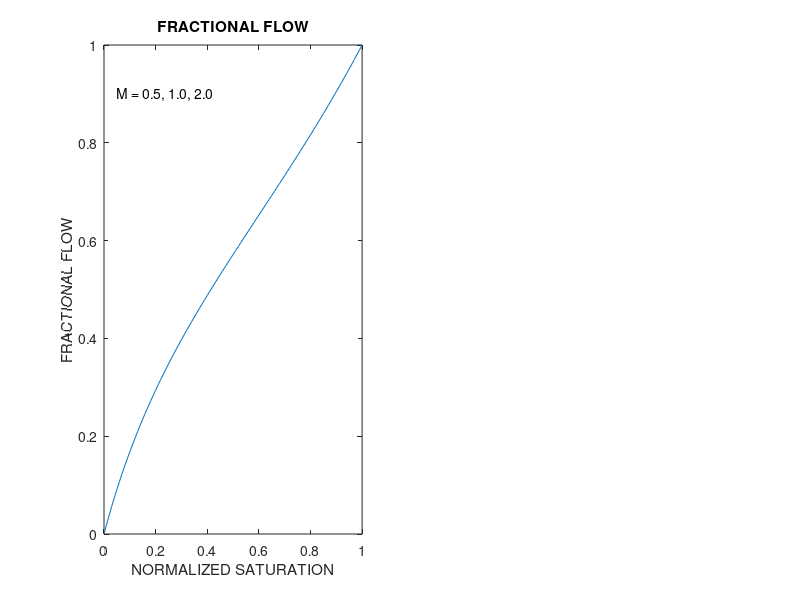

The MATLAB script that drew this image: (Note: this script raises an error after producing the figure.)
 clear all
clear all
clf reset
M= [2];
S=[0:0.01:1.0]';
n=1.5;
f=zeros(length(S),length(M));
dfds=f;
for i=1:length(M)
  f(:,i)=1 ./(1+((1-S(:).^M)./(S(:)+eps))./(M(i)+eps));
  dfds(:,i)=f(:,i).^2 ./(M(i).*(S(:)+eps).^2);
end
subplot(121), plot(S,f)
title('FRACTIONAL FLOW')
xlabel('NORMALIZED SATURATION')
ylabel('FRACTIONAL FLOW')
text(0.05,0.90,'M = 0.5, 1.0, 2.0')
gtext('0.5')
gtext('1.0')
gtext('2.0')
subplot(122), plot(S,dfds)
title('DERIVATIVE OF FRACTIONAL FLOW')
xlabel('NORMALIZED SATURATION')
ylabel('df/dS')
text(0.05,1.9,'M = 0.5, 1.0, 2.0')
gtext('0.5')
gtext('1.0')
gtext('2.0')